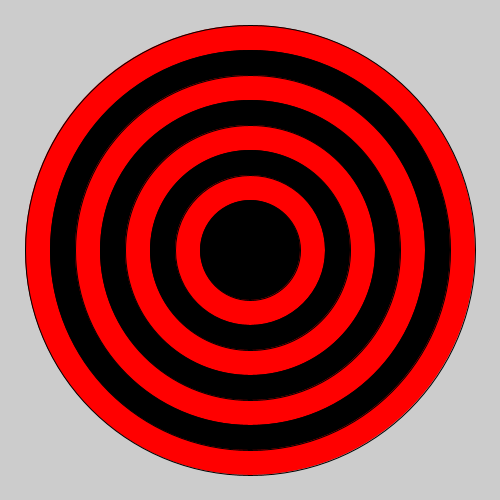
Frame 1 (no input)
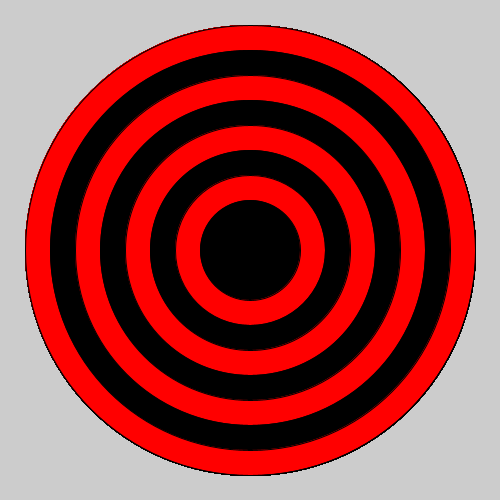
Frame 60 (the mouse pressed at the canvas centre just before this capture)
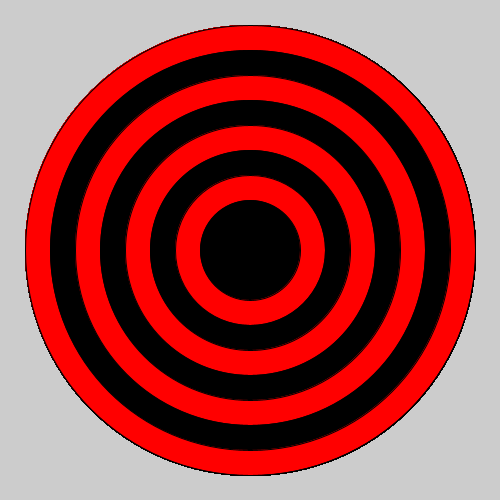
Frame 120 (the mouse held since frame 60 and released just before this capture)

The Processing sketch that drew these frames (run headless with seeded random() and noise(); from frame 60 on, the mouse is pressed at the canvas centre):

// Processing sketch: bullseye
// ── bullseye.pde

void setup() {

  // set the size of your sketch
  size(500, 500);
}
void draw() {

  //Starting with the largest ellipse, use a for loop to draw a bullseye with ellipses.
  int w = 450;
  int h = 450;
  for (int i = 0; i<8; i++) {
    if ( i % 2 == 1) {
      fill(0,0,0);
    } else {
     fill(255,0,0);
      //Use an if statement and remainder to alternate the color of your rings.
    }
    ellipse(250, 250, w, h);
    w = w - 50;
    h =h- 50;
  }
}
